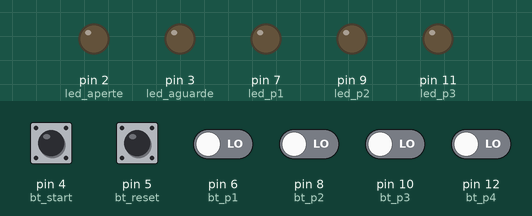
This sketch was run on a simulated Arduino Uno, built with avr-gcc and run on an emulated ATmega328P. Shown: output pins drawn as LEDs (lit = HIGH). The test bench sets the inputs (shaded band); at power-on: pin 4 (bt_start), pin 5 (bt_reset), pin 6 (bt_p1), pin 8 (bt_p2), pin 10 (bt_p3), pin 12 (bt_p4) LOW. Random numbers use the default seed unless the sketch sets one.

Above: at 1.2 s.
1.3 s: pin 4 (bt_start) pulled HIGH for 0.15 s
At 2.7 s:
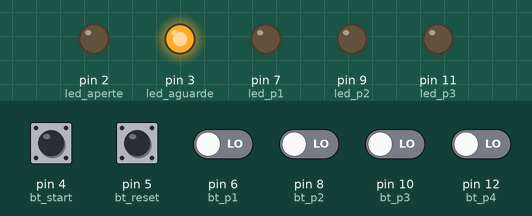
At 8.7 s:
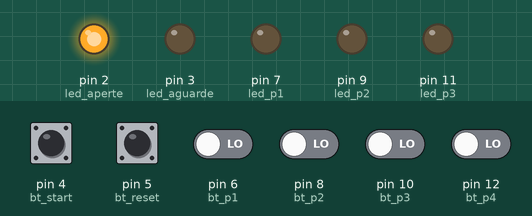
Timing chart, 0 to 8.9 s (numbered marks = the images above; inputs shaded):
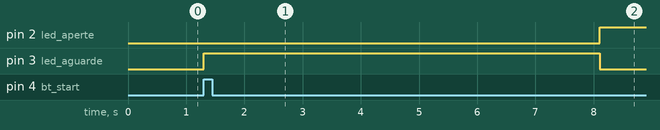

The sketch:

passarepassaEnd.ino
```cpp
int led_aperte = 2, led_aguarde = 3, led_p1 = 7, led_p2 = 9, led_p3 = 11;
int bt_start = 4, bt_reset = 5, bt_p1 = 6, bt_p2 = 8, bt_p3 = 10, bt_p4 = 12;

int bt_start_status, bt_reset_status;

void setup(){
  pinMode(bt_start, INPUT);
  pinMode(bt_reset, INPUT);
  pinMode(bt_p1, INPUT);
  pinMode(bt_p2, INPUT);
  pinMode(bt_p3, INPUT);
  pinMode(bt_p4, INPUT);
  pinMode(led_aperte, OUTPUT);
  pinMode(led_aguarde, OUTPUT);
  pinMode(led_p1, OUTPUT);
  pinMode(led_p2, OUTPUT);
  pinMode(led_p3, OUTPUT);

  Serial.begin(9600);

}

void loop() {
  // put your main code here, to run repeatedly:
  digitalWrite(led_aguarde,LOW);
  digitalWrite(led_aperte,LOW);
  bt_start_status = digitalRead(bt_start);
  if(bt_start_status > 0){
      run();
      }
}

void run(){
    digitalWrite(led_aguarde, HIGH);
    int time = random(1000, 12000);
    delay(time);
    digitalWrite(led_aguarde, LOW);
    digitalWrite(led_aperte, HIGH);
    bt_reset_status = 0;
    while(true){
        int bt_p1_status = digitalRead(bt_p1);
        int bt_p2_status = digitalRead(bt_p2);
        int bt_p3_status = digitalRead(bt_p3);
        int bt_p4_status = digitalRead(bt_p4);
        bt_reset_status = digitalRead(bt_reset);

        if(bt_reset_status > 0){
          digitalWrite(led_p1, LOW);
          digitalWrite(led_p2, LOW);
          digitalWrite(led_p3, LOW);
          break;
        }
        if(bt_p1_status){
          Win(led_p1);
        }
        if(bt_p2_status){
          Win(led_p2);
        }
        if(bt_p3_status){
          Win(led_p3);
        }
        if(bt_p4_status){
          Win(20);
        }
    }
}

void Win(int led){
  bt_reset_status = 0;
  int led_winner = led;
    while(bt_reset_status == 0){
      if(led_winner == 20){
        digitalWrite(led_p2, HIGH);
        digitalWrite(led_p1, LOW);
        delay(100);
        digitalWrite(led_p2, LOW);
        digitalWrite(led_p1, HIGH);
        delay(100);
      }
      else{
        digitalWrite(led_winner, HIGH);
        delay(100);
        digitalWrite(led_winner, LOW);
        delay(100);
      }
      bt_reset_status = digitalRead(bt_reset);
      }
}
```

Measured:
- after the input at 1.3 s, pin 2 (led_aperte): LOW → HIGH after 6.8 s; pin 3 (led_aguarde): LOW → HIGH at once, → LOW 6.8 s later
